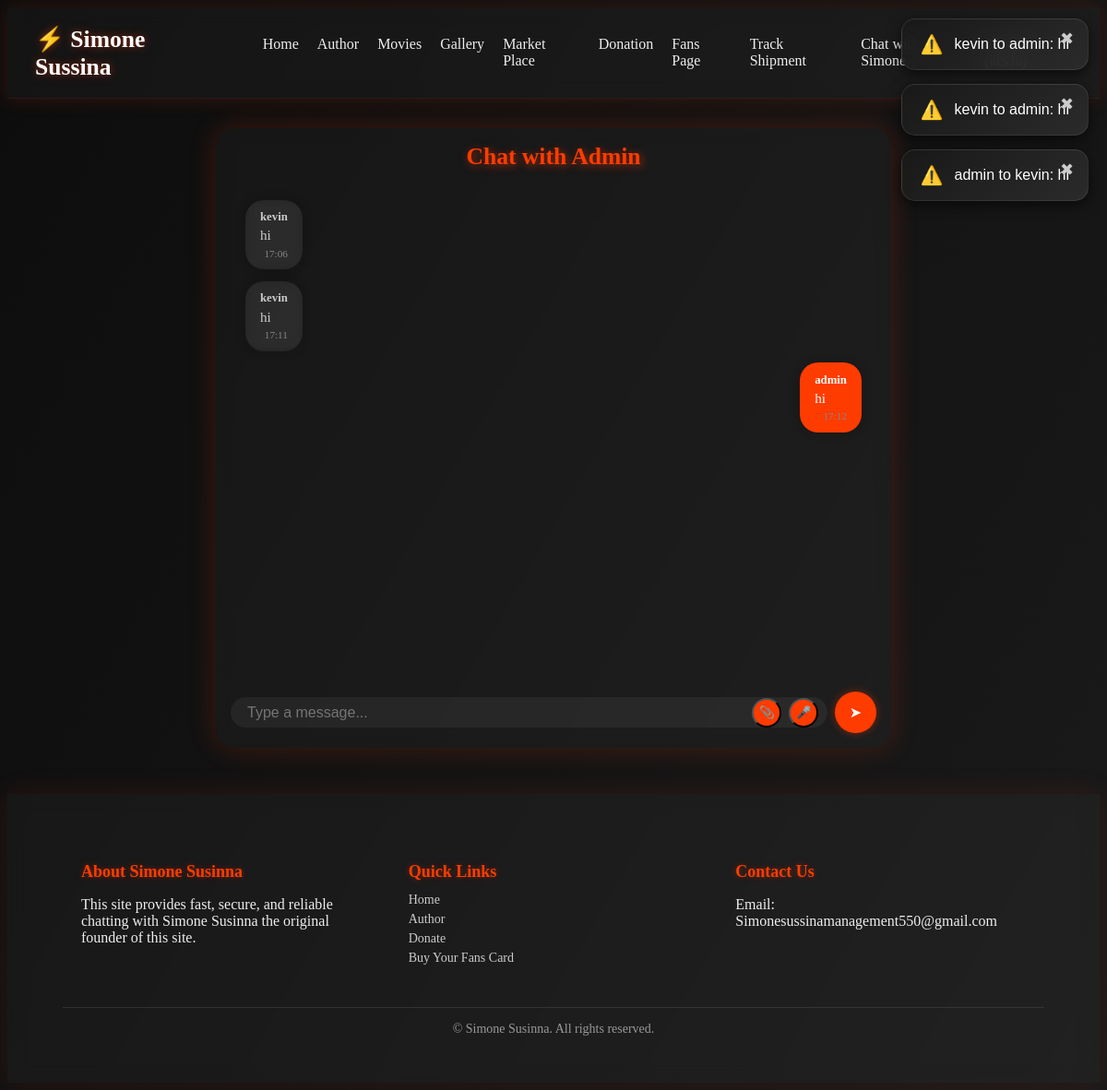
Page /dashboard/chat/4/ (signed in) on the earlier database version.
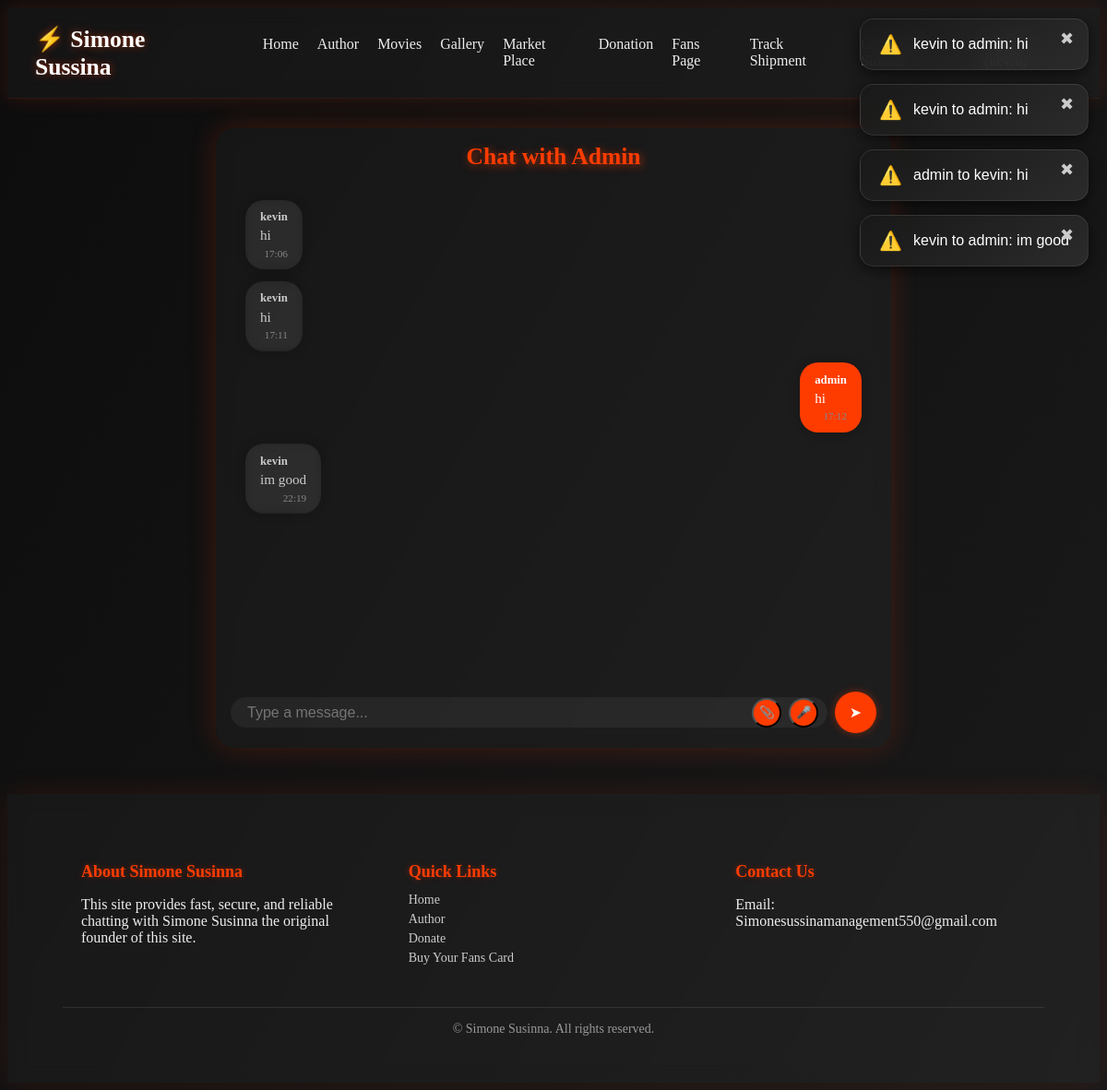
Same page on the later database version.
### app/models.py (models this page shows)
class PrivateChat(models.Model):
    sender = models.ForeignKey(User, related_name='sent_messages', on_delete=models.CASCADE)
    recipient = models.ForeignKey(User, related_name='received_messages', on_delete=models.CASCADE)
    message = models.TextField()
    file = models.FileField(upload_to='chat_uploads/', blank=True, null=True)  # Supports images/videos
    timestamp = models.DateTimeField(auto_now_add=True)
    is_read = models.BooleanField(default=False)
    def __str__(self):
        return f'{self.sender.username} to {self.recipient.username}: {self.message[:20]}'

### app/views.py (the view, shortened to what this page needs)
# urls.py: path('dashboard/chat/<int:user_id>/', views.admin_chat_view, name='admin_chat_view'),
@login_required
def admin_chat_view(request, user_id):
    if not request.user.is_staff:
        return redirect('home')
    user = get_object_or_404(User, id=user_id)
    PrivateChat.objects.filter(sender=user, recipient=request.user, is_read=False).update(is_read=True)
    chats = PrivateChat.objects.filter(
        Q(sender=request.user, recipient=user) | Q(sender=user, recipient=request.user)
    ).order_by('timestamp')
    return render(request, 'chat/chat_admin.html', {
        'messages': chats,
        'user': user
    })

### app/context_processors.py (called while the page is built)
def unread_message_count(request):
    if request.user.is_authenticated:
        if request.user.is_staff:
            count = PrivateChat.objects.filter(recipient=request.user, is_read=False).count()
            return {'admin_unread_count': count}
        else:
            count = PrivateChat.objects.filter(recipient=request.user, is_read=False).count()
            return {'user_unread_count': count}
    return {}

### templates/chat/chat_admin.html (shortened to what this page needs)
{% extends 'base2.html' %}
{% block content %}
<div class="chat-container">
  <div class="chat-title">Chat with Admin</div>
  <div class="chat-box" id="chatBox">
    {% for msg in messages %}
      <div class="bubble {% if msg.sender == request.user %}sent{% else %}received{% endif %}">
        <div class="sender">{{ msg.sender.username }}</div>
        {% if msg.message %}
          <div>{{ msg.message }}</div>
        {% endif %}
        <div class="timestamp">{{ msg.timestamp|date:"H:i" }}</div>
      </div>
    {% endfor %}
  </div>
  <form method="POST" enctype="multipart/form-data" class="chat-input-form">
    <div class="chat-input-group">
      <input type="text" name="message" class="chat-input" placeholder="Type a message...">
      <button type="button" id="attachBtn" class="chat-icon-btn" title="Attach file">
        📎
      </button>
      <button type="button" id="recordBtn" class="chat-icon-btn" title="Record voice">
        🎤
      </button>
    </div>
    <button type="submit" class="send-btn">➤</button>
  </form>
</div>
{% endblock %}

### tracking/templates/base2.html (shortened to what this page needs)
{% load static %}
<!DOCTYPE html>
<html lang="en">
<head>
</head>
<body>
<nav class="navbar">
  <div class="logo">⚡ Simone Sussina</div>
  <ul class="nav-links" id="navLinks">
    <li><a href="{% url 'home' %}">Home</a></li>
    <li><a href="{% url 'author' %}">Author</a></li>
    <li><a href="{% url 'gallary' %}">Movies</a></li>
    <li><a href="{% url 'gallery' %}">Gallery</a></li>
    <li><a href="{% url 'sell' %}">Market Place</a></li>
    <li><a href="{% url 'donation_text' %}">Donation</a></li>
    <li><a href="{% url 'fanspage' %}">Fans Page</a></li>
    {% if user.is_authenticated %}
      <li><a href="{% url 'track_shipment' %}">Track Shipment</a></li>
      <li>
        <a href="{% url 'chat_with_admin' %}">
          Chat with Simone
        </a>
      </li>
      <li><a href="{% url 'logout' %}">Logout ({{ user.username }})</a></li>
    {% else %}
      <li><a href="{% url 'login' %}">Login</a></li>
      <li><a href="{% url 'register' %}">Register</a></li>
    {% endif %}
  </ul>
</nav>
{% if messages %}
<div class="toast-wrapper">
  {% for message in messages %}
    <div class="toast {{ message.tags }}">
      <span class="toast-icon">
        {% if message.tags == 'success' %} ✅
        {% elif message.tags == 'error' or message.tags == 'danger' %} ❌
        {% elif message.tags == 'info' %} ℹ️
        {% else %} ⚠️ {% endif %}
      </span>
      <span class="toast-text">{{ message }}</span>
      <span class="toast-close" onclick="this.parentElement.remove()">✖</span>
    </div>
  {% endfor %}
</div>
{% endif %}
{% block content %} {% endblock %}
<footer>
  <div class="footer-section">
    <h4>About Simone Susinna</h4>
    <p>This site provides fast, secure, and reliable chatting with Simone Susinna the original founder of this site.</p>
  </div>
  <div class="footer-section">
    <h4>Quick Links</h4>
    <a href="{% url 'home' %}">Home</a>
    <a href="{% url 'author' %}">Author</a>
    <a href="{% url 'donate' %}">Donate</a>
    <a href="{% url 'fanscard_list' %}">Buy Your Fans Card</a>
  </div>
  <div class="footer-section">
    <h4>Contact Us</h4>
    <p>Email: Simonesussinamanagement550@gmail.com</p>
  </div>
  <div class="footer-bottom">&copy; {{ year }} Simone Susinna. All rights reserved.</div>
</footer>
</body>
</html>

### tracking/templates/base2.html (style rules this page uses)
nav.navbar { background: rgba(255, 255, 255, 0.03); backdrop-filter: blur(10px); padding: 15px 30px; display: flex; justify-content: space-between; align-items: center; box-shadow: 0 0 20px rgba(255, 60, 0, 0.15); border-bottom: 1px solid rgba(255, 60, 0, 0.1); position: relative; }
nav.navbar .logo { font-size: 1.6rem; font-weight: bold; color: #fff; text-shadow: 0 0 8px rgba(255, 60, 0, 0.5); }
nav.navbar ul.nav-links { list-style: none; display: flex; gap: 20px; }
nav.navbar ul.nav-links li a { text-decoration: none; color: #eee; font-weight: 500; font-size: 1rem; transition: color 0.3s ease; position: relative; }
footer { background: rgba(255, 255, 255, 0.03); padding: 40px 30px; color: #eee; backdrop-filter: blur(10px); box-shadow: 0 0 30px rgba(255, 60, 0, 0.1); margin-top: 50px; }
.footer-section h4 { color: #ff3c00; margin-bottom: 12px; font-size: 18px; text-shadow: 0 0 6px rgba(255, 60, 0, 0.4); }
.footer-section a { display: block; color: #ccc; text-decoration: none; margin: 5px 0; font-size: 14px; transition: color 0.3s ease; }
.footer-bottom { text-align: center; font-size: 13px; margin-top: 20px; border-top: 1px solid rgba(255, 255, 255, 0.1); padding-top: 15px; color: #999; }
@media (min-width: 768px) { footer { display: flex; justify-content: space-between; flex-wrap: wrap; padding: 50px 60px; } }
@media (min-width: 768px) { .footer-section { flex: 1; padding: 0 20px; max-width: 33.3%; } }
@media (min-width: 768px) { .footer-bottom { flex-basis: 100%; margin-top: 40px; font-size: 14px; } }
.toast-wrapper { position: fixed; top: 20px; right: 20px; z-index: 9999; display: flex; flex-direction: column; gap: 15px; }
.toast { display: flex; align-items: center; padding: 15px 20px; border-radius: 15px; backdrop-filter: blur(10px); background: linear-gradient(145deg, rgba(25,25,25,0.9), rgba(45,45,45,0.9)); border: 1px solid rgba(255,255,255,0.1); box-shadow: 0 4px 15px rgba(0,0,0,0.6); color: #fff; font-family: 'Poppins', sans-serif; font-size: 16px; animation: slideIn 0.5s ease forwards; position: relative; }
.toast-icon { margin-right: 12px; font-size: 20px; }
.toast-close { position: absolute; top: 10px; right: 15px; color: #ccc; cursor: pointer; font-size: 18px; transition: color 0.3s ease; }

### templates/chat/chat_admin.html (style rules this page uses)
body { background: linear-gradient(120deg, #0d0d0d, #1a1a1a); color: #e8e8e8; }
.chat-container { max-width: 700px; margin: 2rem auto; background: rgba(255, 255, 255, 0.03); backdrop-filter: blur(8px); border-radius: 20px; padding: 1rem; box-shadow: 0 0 30px rgba(255, 60, 0, 0.2); display: flex; flex-direction: column; height: 80vh; overflow: hidden; animation: fadeIn 1s ease-in-out; }
.chat-title { text-align: center; font-size: 1.6rem; font-weight: bold; color: #ff3c00; margin-bottom: 1rem; text-shadow: 2px 2px 10px rgba(255, 60, 0, 0.6); }
.chat-box { flex: 1; overflow-y: auto; padding: 1rem; display: flex; flex-direction: column; gap: 0.8rem; scrollbar-width: thin; }
.bubble { max-width: 70%; padding: 0.7rem 1rem; border-radius: 20px; font-size: 0.95rem; backdrop-filter: blur(6px); box-shadow: 0 0 12px rgba(0, 0, 0, 0.2); word-break: break-word; animation: slideIn 0.4s ease-in-out; }
.sent { align-self: flex-end; background: #ff3c00; color: white; }
.received { align-self: flex-start; background: rgba(255, 255, 255, 0.06); color: #ccc; }
.sender { font-weight: bold; font-size: 0.8rem; margin-bottom: 0.2rem; }
.timestamp { font-size: 0.7rem; text-align: right; margin-top: 0.3rem; color: #888; }
.chat-input-form { display: flex; flex-direction: row; gap: 0.5rem; margin-top: 0.8rem; align-items: center; }
.chat-input-group { flex: 1; display: flex; align-items: center; background: rgba(255, 255, 255, 0.05); border-radius: 30px; padding: 0.4rem 1rem; position: relative; }
.chat-input { flex: 1; border: none; background: transparent; color: white; font-size: 1rem; padding-right: 80px; outline: none; }
.chat-icon-btn { position: absolute; top: 50%; transform: translateY(-50%); right: 50px; background: #ff3c00; border-radius: 50%; width: 32px; height: 32px; display: grid; place-items: center; cursor: pointer; transition: background 0.3s ease; }
.chat-icon-btn:last-of-type { right: 10px; }
.send-btn { background: #ff3c00; color: white; border: none; width: 45px; height: 45px; border-radius: 50%; font-size: 1rem; cursor: pointer; box-shadow: 0 0 10px rgba(255, 60, 0, 0.4); transition: all 0.3s ease; }

Differences in the rows shown:
added PrivateChat: sender+recipient+message "kevin to admin: im good", sender.username "kevin", message "im good", timestamp "22:19"
